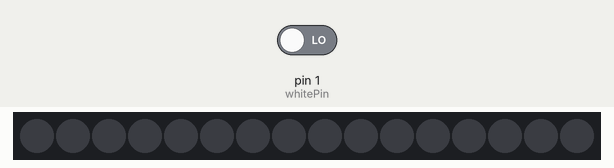
This sketch was run on a simulated Arduino Uno, built with avr-gcc and run on an emulated ATmega328P. Parts: 16 RGB LEDs in strip order, left to right. The test bench sets the inputs (shaded band); at power-on: pin 1 (whitePin) LOW. Dim RGB values are drawn brighter than linear.

Above: at 1.2 s.
1.3 s: pin 1 (whitePin) driven HIGH
At 2.2 s:
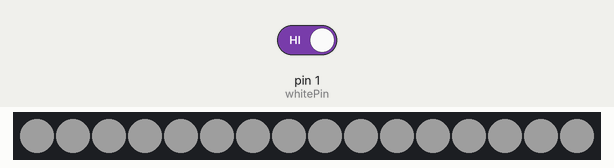
Timing chart, 0 to 4.3 s (numbered marks = the images above; inputs shaded):
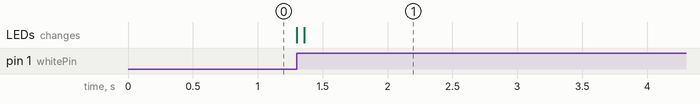

Measured:
- after the input at 1.3 s, the LEDs: first change at once (image 1 shows a later state)

The sketch:

neo_pixel.ino
```cpp
#include <Adafruit_NeoPixel.h>

#define PIN 6
int whitePin = 1;
int rgbPin = 2;
int redPin = 3;
int greenPin = 4;
int bluePin = 5;
int buttonState = 0;

// Parameter 1 = number of pixels in strip
// Parameter 2 = pin number (most are valid)
// Parameter 3 = pixel type flags, add together as needed:
//   NEO_KHZ800  800 KHz bitstream (most NeoPixel products w/WS2812 LEDs)
//   NEO_KHZ400  400 KHz (classic 'v1' (not v2) FLORA pixels, WS2811 drivers)
//   NEO_GRB     Pixels are wired for GRB bitstream (most NeoPixel products)
//   NEO_RGB     Pixels are wired for RGB bitstream (v1 FLORA pixels, not v2)
Adafruit_NeoPixel strip = Adafruit_NeoPixel(16, PIN, NEO_GRB + NEO_KHZ800);

void setup() {
  strip.begin();
  strip.setBrightness(30); //adjust brightness here
  strip.show(); // Initialize all pixels to 'off'
  pinMode(whitePin, INPUT);
  pinMode(rgbPin, INPUT);
  pinMode(redPin, INPUT);
  pinMode(greenPin, INPUT);
  pinMode(bluePin, INPUT);
}

void loop() {


  buttonState = digitalRead(whitePin);
  if (buttonState == HIGH) {
    colorWipe(strip.Color(250, 250, 250), 3); // Red
    colorWipe(strip.Color(250, 250, 250), 3); // Green
    colorWipe(strip.Color(250, 250, 250), 3); // Blue
  }
  else {
    digitalWrite(whitePin, LOW);
  }
}


// Fill the dots one after the other with a color
void colorWipe(uint32_t c, uint8_t wait) {
  for (uint16_t i = 0; i < strip.numPixels(); i++) {
    strip.setPixelColor(i, c);
    strip.show();
    delay(wait);
  }
}
```
